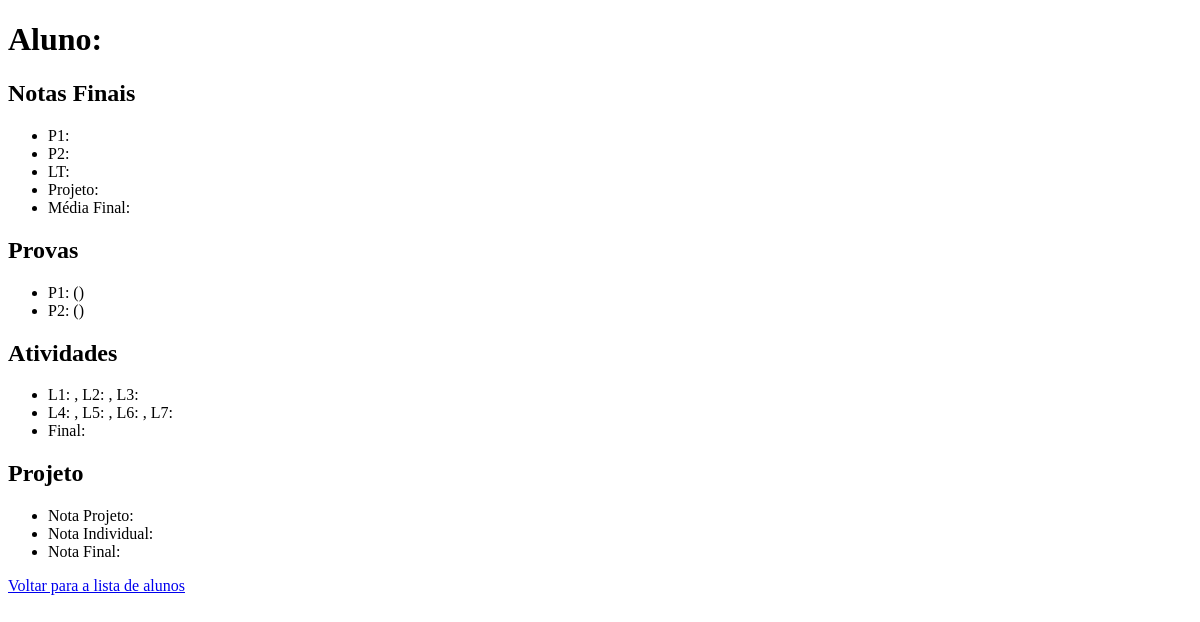
Page /aluno/1002 on the earlier database version.
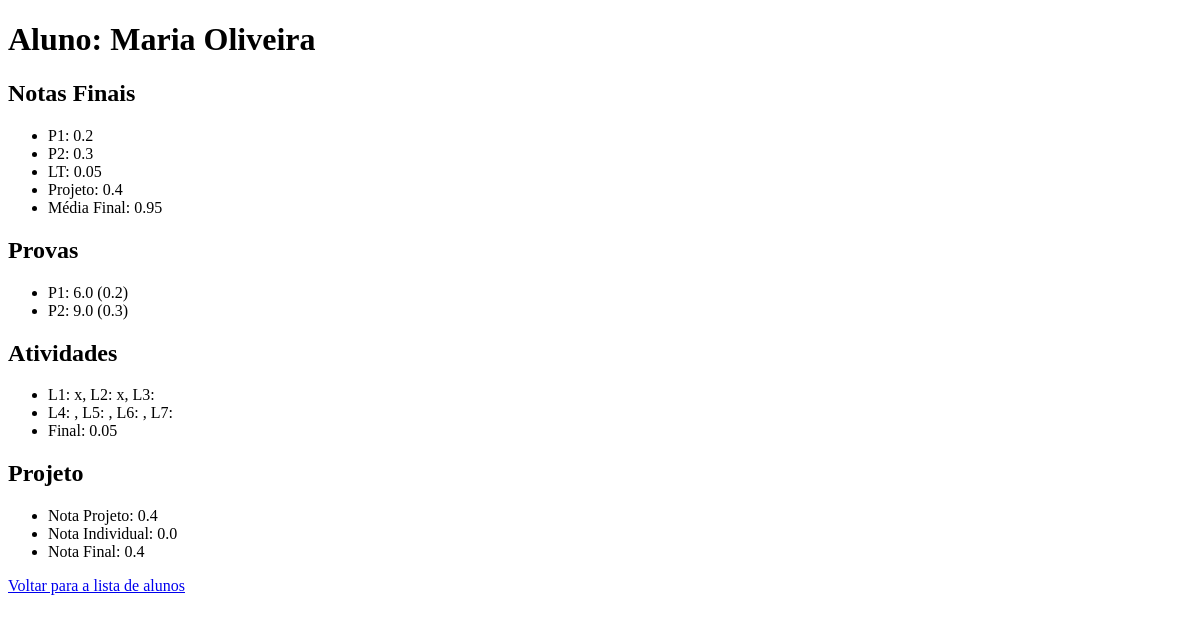
Same page on the later database version.
### tables this page shows
CREATE TABLE alunos (
    id_aluno TEXT PRIMARY KEY,
    nome TEXT NOT NULL
);

CREATE TABLE notas_finais (
    id_aluno TEXT PRIMARY KEY,
    p1 REAL,
    p2 REAL,
    lt REAL,
    projeto REAL,
    mf REAL,
    FOREIGN KEY(id_aluno) REFERENCES alunos(id_aluno)
);

CREATE TABLE provas (
    id_aluno TEXT,
    p1 REAL,
    p1_porc REAL,
    p2 REAL,
    p2_porc REAL,
    FOREIGN KEY(id_aluno) REFERENCES alunos(id_aluno)
);

CREATE TABLE atividades (
    id_aluno TEXT,
    l1 TEXT, l2 TEXT, l3 TEXT, l4 TEXT, l5 TEXT, l6 TEXT, l7 TEXT,
    final REAL,
    FOREIGN KEY(id_aluno) REFERENCES alunos(id_aluno)
);

CREATE TABLE projetos (
    id_aluno TEXT,
    projeto REAL,
    individual REAL,
    nota_final REAL,
    FOREIGN KEY(id_aluno) REFERENCES alunos(id_aluno)
);

### app.py (the view)
@app.route('/aluno/<id_aluno>')
def aluno(id_aluno):
    db = get_db()
    aluno = db.execute('SELECT * FROM alunos WHERE id_aluno = ?', (id_aluno,)).fetchone()
    notas = db.execute('SELECT * FROM notas_finais WHERE id_aluno = ?', (id_aluno,)).fetchone()
    provas = db.execute('SELECT * FROM provas WHERE id_aluno = ?', (id_aluno,)).fetchone()
    atividades = db.execute('SELECT * FROM atividades WHERE id_aluno = ?', (id_aluno,)).fetchone()
    projeto = db.execute('SELECT * FROM projetos WHERE id_aluno = ?', (id_aluno,)).fetchone()
    return render_template('aluno.html', aluno=aluno, notas=notas, provas=provas, atividades=atividades, projeto=projeto)

### app.py (called while the page is built)
def get_db():
    db = getattr(g, '_database', None)
    if db is None:
        db = g._database = sqlite3.connect(DATABASE)
        db.row_factory = sqlite3.Row
    return db

@app.teardown_appcontext
def close_connection(exception):
    db = getattr(g, '_database', None)
    if db is not None:
        db.close()

### templates/aluno.html (shortened to what this page needs)
<!DOCTYPE html>
<html lang="pt-br">
<head>
</head>
<body>
    <h1>Aluno: {{ aluno['nome'] }}</h1>
    <h2>Notas Finais</h2>
    <ul>
        <li>P1: {{ notas['p1'] }}</li>
        <li>P2: {{ notas['p2'] }}</li>
        <li>LT: {{ notas['lt'] }}</li>
        <li>Projeto: {{ notas['projeto'] }}</li>
        <li>Média Final: {{ notas['mf'] }}</li>
    </ul>
    <h2>Provas</h2>
    <ul>
        <li>P1: {{ provas['p1'] }} ({{ provas['p1_porc'] }})</li>
        <li>P2: {{ provas['p2'] }} ({{ provas['p2_porc'] }})</li>
    </ul>
    <h2>Atividades</h2>
    <ul>
        <li>L1: {{ atividades['l1'] }}, L2: {{ atividades['l2'] }}, L3: {{ atividades['l3'] }}</li>
        <li>L4: {{ atividades['l4'] }}, L5: {{ atividades['l5'] }}, L6: {{ atividades['l6'] }}, L7: {{ atividades['l7'] }}</li>
        <li>Final: {{ atividades['final'] }}</li>
    </ul>
    <h2>Projeto</h2>
    <ul>
        <li>Nota Projeto: {{ projeto['projeto'] }}</li>
        <li>Nota Individual: {{ projeto['individual'] }}</li>
        <li>Nota Final: {{ projeto['nota_final'] }}</li>
    </ul>
    <p><a href="{{ url_for('index') }}">Voltar para a lista de alunos</a></p>
</body>
</html>

Differences in the rows shown:
added alunos: nome "Maria Oliveira"
added notas_finais: p1 "0.2", p2 "0.3", lt "0.05", projeto "0.4", mf "0.95"
now on this page (row edited): provas: p1 "6.0", p1_porc "0.2", p2 "9.0", p2_porc "0.3"
now on this page (row edited): atividades: l1 "x", l2 "x", final "0.05"
now on this page (row edited): projetos: projeto "0.4", individual "0.0", nota_final "0.4"
